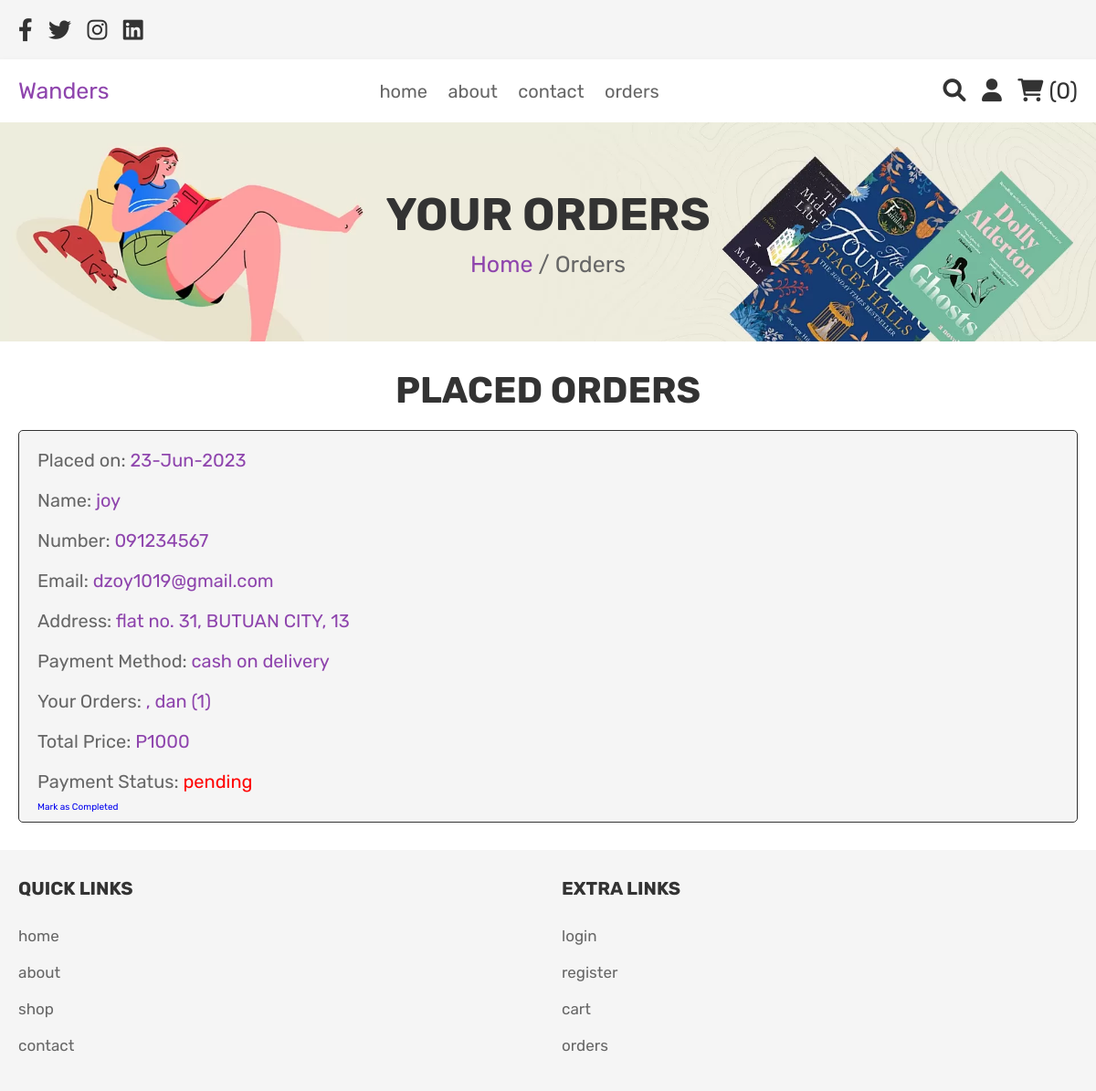
Screenshot of /orders.php (signed in) with the database file from the repository.
### tables this page shows
CREATE TABLE `orders` (
  `id` int(100) NOT NULL,
  `user_id` int(100) NOT NULL,
  `name` varchar(100) NOT NULL,
  `number` varchar(12) NOT NULL,
  `email` varchar(100) NOT NULL,
  `method` varchar(50) NOT NULL,
  `address` varchar(500) NOT NULL,
  `total_products` varchar(1000) NOT NULL,
  `total_price` int(100) NOT NULL,
  `placed_on` varchar(50) NOT NULL,
  `payment_status` varchar(20) NOT NULL DEFAULT 'pending'
);

### orders.php (the view, shortened to what this page needs)
<?php
include 'config.php';
$user_id = $_SESSION['user_id'];
?>
<!DOCTYPE html>
<html lang="en">
<head>
   <link rel="stylesheet" href="https://cdnjs.cloudflare.com/ajax/libs/font-awesome/6.0.0/css/all.min.css">
   <link rel="stylesheet" href="css/style.css">
</head>
<body>
<?php include 'header.php'; ?>
<div class="heading">
   <h3>Your Orders</h3>
   <p><a href="home.php">Home</a> / Orders</p>
</div>
<section class="placed-orders">
   <h1 class="title">Placed Orders</h1>
   <div class="box-container">
      <?php
      $order_query = mysqli_query($conn, "SELECT * FROM `orders` WHERE user_id = '$user_id'") or die('Query failed');
      if (mysqli_num_rows($order_query) > 0) {
         while ($fetch_orders = mysqli_fetch_assoc($order_query)) {
            ?>
            <div class="box">
               <p>Placed on: <span><?php echo $fetch_orders['placed_on']; ?></span></p>
               <p>Name: <span><?php echo $fetch_orders['name']; ?></span></p>
               <p>Number: <span><?php echo $fetch_orders['number']; ?></span></p>
               <p>Email: <span><?php echo $fetch_orders['email']; ?></span></p>
               <p>Address: <span><?php echo $fetch_orders['address']; ?></span></p>
               <p>Payment Method: <span><?php echo $fetch_orders['method']; ?></span></p>
               <p>Your Orders: <span><?php echo $fetch_orders['total_products']; ?></span></p>
               <p>Total Price: <span>P<?php echo $fetch_orders['total_price']; ?></span></p>
               <p>Payment Status: <span style="color:<?php if ($fetch_orders['payment_status'] == 'pending') {
                     echo 'red';
                  } else {
                     echo 'green';
                  } ?>;"><?php echo $fetch_orders['payment_status']; ?></span></p>
               <?php if ($fetch_orders['payment_status'] != 'completed') { ?>
                  <a href="orders.php?id=<?php echo $fetch_orders['id']; ?>&status=completed" class="order-status">Mark as Completed</a>
               <?php } ?>
            </div>
            <?php
         }
      } else {
         echo '<p class="empty">No orders placed yet!</p>';
      }
      ?>
   </div>
</section>
<?php include 'footer.php'; ?>
</body>
</html>

### css/style.css (style rules this page uses)
:root { --purple:#8e44ad; --red:#c0392b; --orange:#f39c12; --black:#333; --white:#fff; --light-color:#666; --light-white:#ccc; --light-bg:#f5f5f5; --border:.1rem solid var(--black); --box-shadow:0 .5rem 1rem rgba(0,0,0,.1); }
* { font-family: 'Rubik', sans-serif; margin:0; padding:0; box-sizing: border-box; outline: none; border:none; text-decoration: none; transition:all .2s linear; }
html { font-size: 62.5%; overflow-x: hidden; }
section { padding:3rem 2rem; }
.title { text-align: center; margin-bottom: 2rem; text-transform: uppercase; color:var(--black); font-size: 4rem; }
.heading { min-height: 30vh; display: flex; flex-flow: column; align-items: center; justify-content: center; gap:1rem; background: url(../images/heading-bg.webp) no-repeat; background-size: cover; background-position: center; text-align: center; }
.heading h3 { font-size: 5rem; color:var(--black); text-transform: uppercase; }
.heading p { font-size: 2.5rem; color:var(--light-color); }
.heading p a { color:var(--purple); }
.placed-orders .box-container { max-width: 1200px; margin:0 auto; display:flex; flex-wrap: wrap; align-items: center; gap:1.5rem; }
.placed-orders .box-container .box { flex:1 1 40rem; border-radius: .5rem; padding:2rem; border:var(--border); background-color: var(--light-bg); padding:1rem 2rem; }
.placed-orders .box-container .box p { padding:1rem 0; font-size: 2rem; color:var(--light-color); }
.placed-orders .box-container .box p span { color:var(--purple); }

### rows the page displays
orders: placed_on "23-Jun-2023", name "joy", number "091234567", email "dzoy1019@gmail.com", address "flat no. 31, BUTUAN CITY, 13", method "cash on delivery", total_products ", dan (1)", total_price "1000", payment_status "pending"

### other values shown
$cart_rows_number "0"
